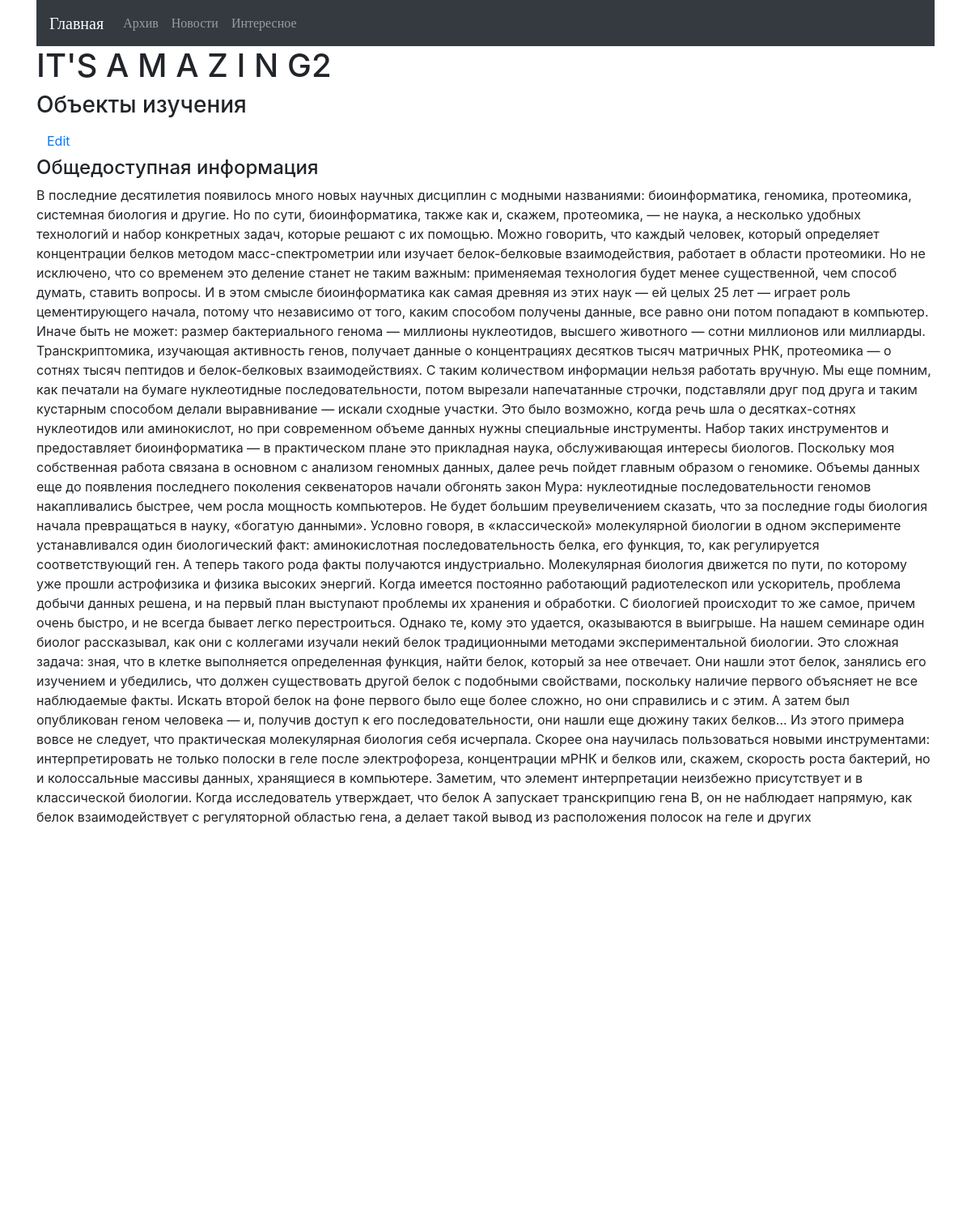
Page /about/2/ on the committed database.
### news_blog/models.py (models this page shows, shortened)
class Article(models.Model):
    title = models.CharField(max_length=100)
    created_date = models.DateTimeField(default=timezone.now)
    text = models.TextField()
    published_date = models.DateTimeField(
        blank=True, null=True)
    author = models.ForeignKey(Author, on_delete=models.CASCADE)

class Author(models.Model):
    id = models.UUIDField(primary_key=True, default=uuid.uuid4, editable=False)
    name = models.CharField(max_length=50)
    email = models.EmailField()
    def __unicode__(self):
        return self.name

### news_blog/views.py (the view)
# urls.py: path('<int:article_id>/', views.get_article, name='article'),
def get_article(request, article_id):
   try:
       article = Article.objects.get(id=article_id)
       author = Author.objects.filter(article__pk=article_id)
       comment = Comment.objects.filter(article=article)
   except (Article.DoesNotExist, Author.DoesNotExist, Comment.DoesNotExist) as error:
       return HttpResponseNotFound(error)
   return render(request, 'news_blog/news_article.html',
                 {'article': article,
                  'author': author,
                  'comment': comment
                  }
                 )

### news_blog/templates/news_blog/news_article.html
{% extends "news_blog/base.html" %}
{% block title %}IT'S A M A Z I N G{{article.id}}{% endblock %}
{% block content %}
  <div class="row">
       <div class="col-sm">
           <h3>{{ article.title }}</h3>
           <small>
               <a class="btn btn-default" href="{% url 'edit' article_id=article.id %}">
                   Edit
               </a>
           </small>
           <h4>{{ article.author.name }}</h4>
           <p>{{ article.text }}</p>
    </div>
   </div>
 <div class="row">
       <div class="col-sm">
           {% for comm in comment %}
           <p>{{ comm.author }}</p>
           <p>{{ comm.text }}</p>
            {% endfor %}
       </div>
   </div>
{% endblock %}

### news_blog/templates/news_blog/base.html (style rules this page uses)
body { background-image:"https://upload.wikimedia.org/wikipedia/commons/6/66/Rnacap_1av6.png"; background-repeat:no-repeat; background-attachment:fixed; }

### rows in the picture
Article: id "2", title "Объекты изучения", author.name "Общедоступная информация", text "В последние десятилетия появилось много новых научных дисциплин с модными названиями: биоинформатика, геномика, протеомика, системная биология и другие. Но по сути, биоинформатика, также как и, скажем, протеомика, — не наука, а несколько удобных технологий и набор конкретных задач, которые решают с их помощью. Можно говорить, что каждый человек, который определяет концентрации белков методом масс-спектрометрии или изучает белок-белковые взаимодействия, работает в области протеомики. Но не исключено, что со временем это деление станет не таким важным: применяемая технология будет менее существенной, чем способ думать, ставить вопросы. И в этом смысле биоинформатика как самая древняя из этих…"
